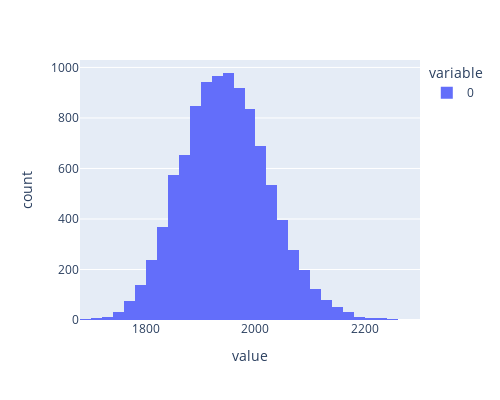

The code cell stored with this chart in its notebook:
### Markdown cell above
先ほど計算した標準偏差と一致した。

### Code cell
px.histogram(mub, height=400, width=500, nbins=50)

### Figure 1 — Plotly figure (JSON) as saved in the notebook; plotly's stock layout.template omitted (floating-point values rounded to 4 significant figures; data arrays with more than 128 entries replaced by an {"elided": "..."} marker saying what was removed)
{"data": [{"alignmentgroup": "True", "bingroup": "x", "hovertemplate": "variable=0<br>value=%{x}<br>count=%{y}<extra></extra>", "legendgroup": "0", "marker": {"color": "#636efa"}, "name": "0", "nbinsx": 50, "offsetgroup": "0", "orientation": "v", "showlegend": true, "type": "histogram", "x": {"elided": "10000 float values"}, "xaxis": "x", "yaxis": "y"}], "layout": {"barmode": "relative", "height": 400, "legend": {"title": {"text": "variable"}, "tracegroupgap": 0}, "margin": {"t": 60}, "width": 500, "xaxis": {"anchor": "y", "domain": [0, 1], "title": {"text": "value"}}, "yaxis": {"anchor": "x", "domain": [0, 1], "title": {"text": "count"}}}}
